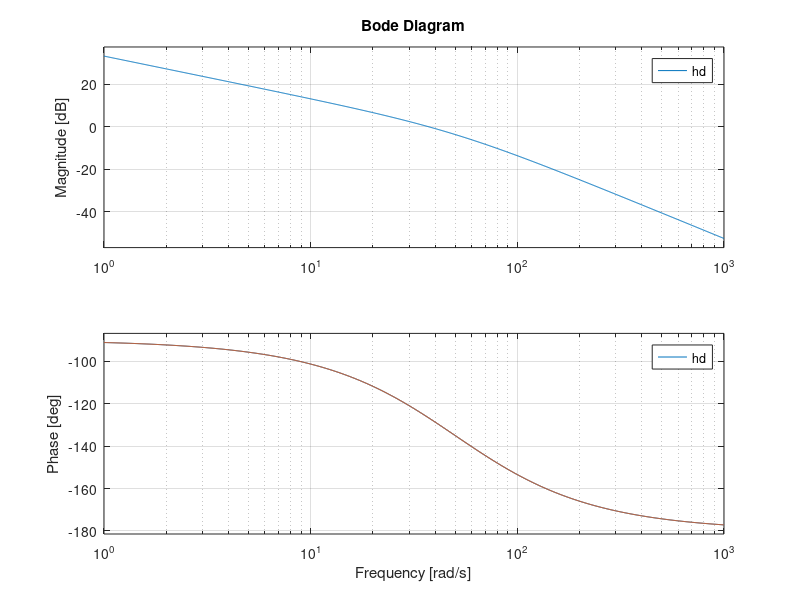
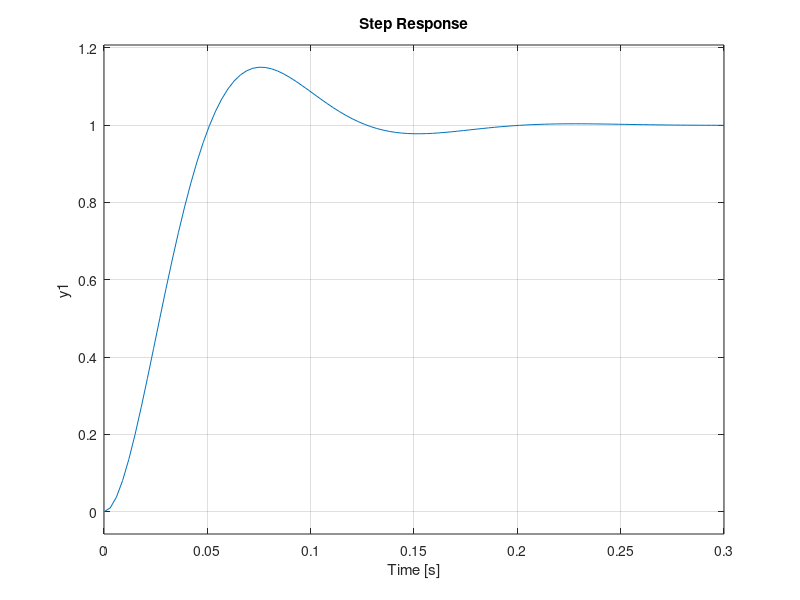
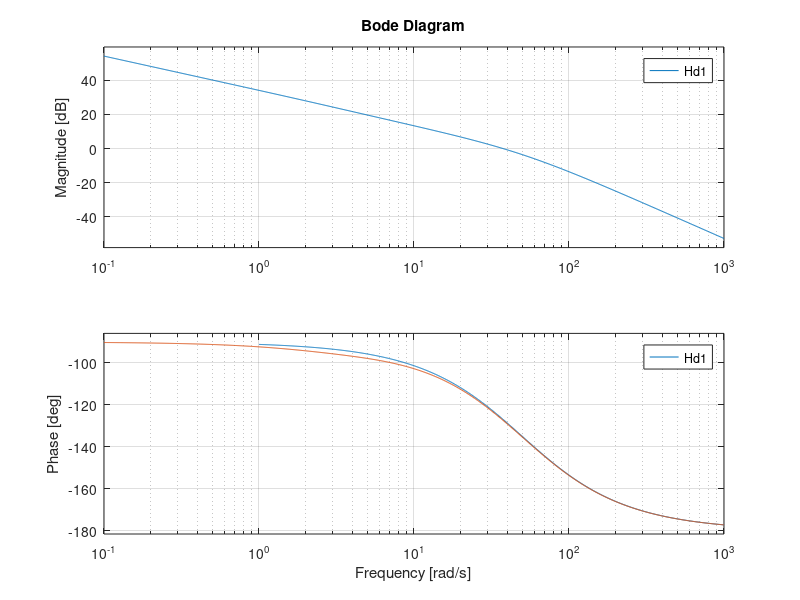

Here is the MATLAB script that generated these plots, in order:
clear all
% PI controller
hf = tf(3.5, [0.02, 1, 0]);
m = 0.15;
xi = abs(log(m))/sqrt(pi^2+log(m)^2);
A = 1/sqrt(2)/4/xi/xi;
Adb = 20*log10(A);
figure
bode(hf); hold on
F = -26.1; %read from bode
Kp = 10^((Adb-F)/20);
hd = Kp*hf;
bode(hd); hold off

figure
step(feedback(hd,1));

cvdb = 33.3; %read
cv = 10^(cvdb/20);
wt = 37.1; %read
wz = 0.1*wt;
cv1 = 50;
cv1db = 20*log10(cv1);
wp = cv/cv1*wz;
Vr = Kp*10^((cv1db-cvdb)/20);
Hpi = Vr*tf([1/wz,1],[1/wp,1]);
Hd1 = Hpi*hf;
figure
bode(hd); hold on
bode(Hd1); hold off

t = 0: 0.1 : 100;
u = t;
viteza = lsim(feedback(Hd1, 1), u, t);
ev = t(end)-viteza(end)
cv11 = 1/ev;